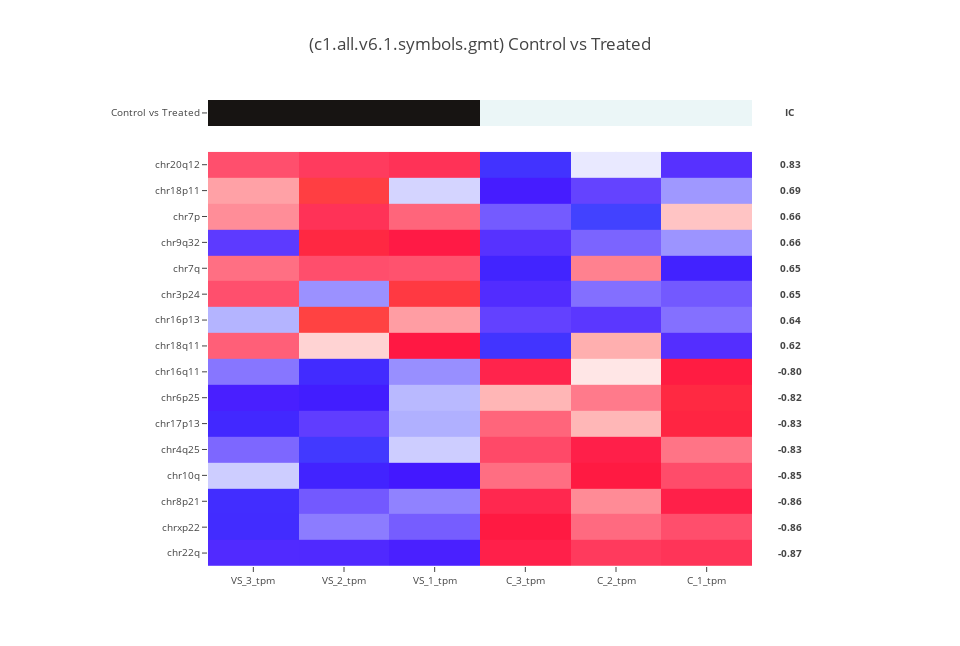
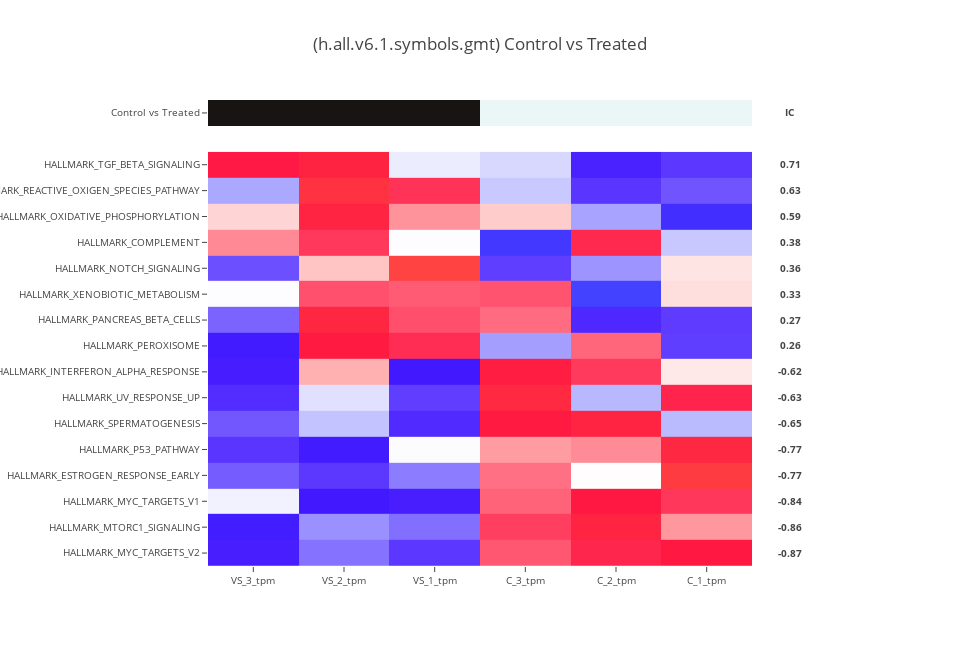
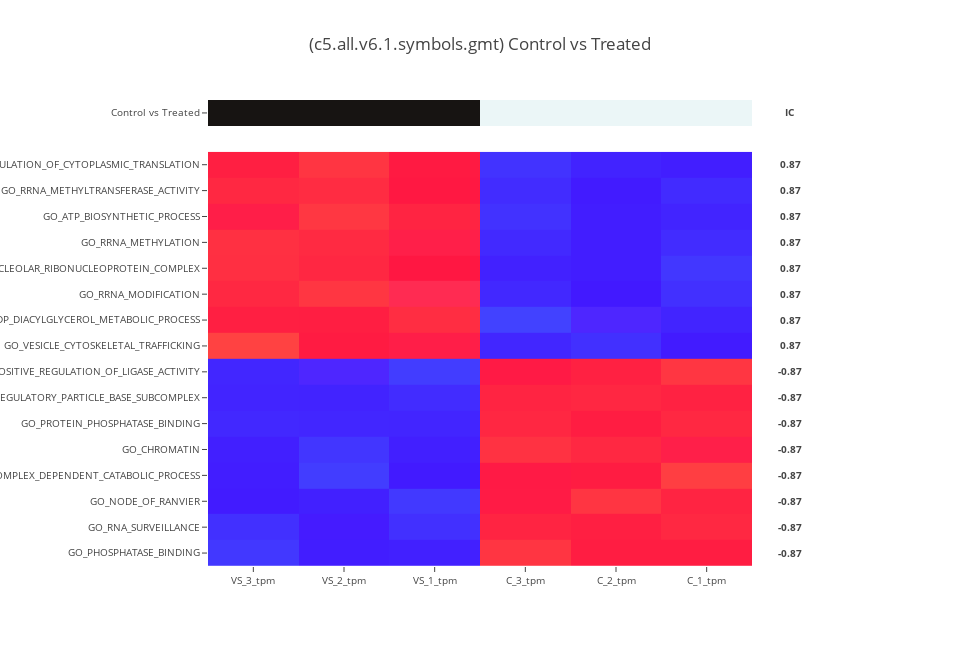
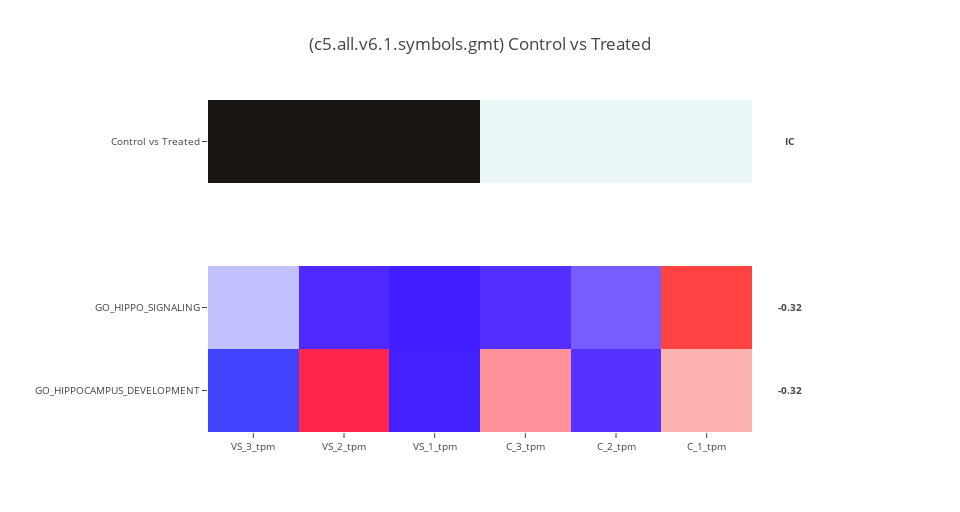

These figures' notebook cell, in order:
### Code cell
gene_set_directory_path = '../data/gene_set'

for gene_set_file_name in os.listdir(gene_set_directory_path):

    output_directory_path = '../output/gene_set/{}'.format(gene_set_file_name)

    gene_set_x_sample_file_path = '{}/gene_set_x_sample.tsv'.format(
        output_directory_path)

    gene_sets = ccal.read_gmts(('{}/{}'.format(gene_set_directory_path,
                                               gene_set_file_name), ))

    if os.path.isfile(gene_set_x_sample_file_path):

        gene_set_x_sample = pd.read_table(
            gene_set_x_sample_file_path, index_col=0)

    else:

        gene_set_x_sample = ccal.single_sample_gseas(
            gene_x_sample,
            gene_sets,
            normalization_method=GSEA_NORMALIZATION_METHOD,
            statistic=GSEA_STATISTIC,
            file_path=gene_set_x_sample_file_path)

    to_peek = set(GENE_SETS_TO_PEEK)

    for keyword in GENE_SET_KEYWORDS:

        to_peek.update(gene_sets.index[gene_sets.index.str.lower()
                                       .str.contains(keyword)])

    make_match_panels(target_x_sample, gene_set_x_sample, N_JOB, 8, to_peek,
                      '({}) '.format(gene_set_file_name),
                      output_directory_path)

# method='ic',
# normalization_method=None,
# statistic='auc',

#     gene_set_score_p_value_fdr = gsea(
#         gene_x_sample,
#         phenotypes,
#         gene_sets.iloc[:1, :],
#         method=method,
#         plot=True)

### Figure 1 — Plotly figure (JSON) as saved in the notebook; plotly's stock layout.template omitted (floating-point values rounded to 4 significant figures; data arrays with more than 128 entries replaced by an {"elided": "..."} marker saying what was removed)
{"data": [{"colorscale": [[0, "#ebf6f7"], [1, "#171412"]], "showscale": false, "text": [["VS_3_tpm", "VS_2_tpm", "VS_1_tpm", "C_3_tpm", "C_2_tpm", "C_1_tpm"]], "type": "heatmap", "x": ["VS_3_tpm", "VS_2_tpm", "VS_1_tpm", "C_3_tpm", "C_2_tpm", "C_1_tpm"], "y": ["Control vs Treated"], "yaxis": "y2", "z": [[1, 1, 1, 0, 0, 0]], "zmax": 1, "zmin": 0}, {"colorscale": {"elided": "256x2 mixed values"}, "showscale": false, "type": "heatmap", "x": ["VS_2_tpm", "VS_3_tpm", "VS_1_tpm", "C_2_tpm", "C_1_tpm", "C_3_tpm"], "y": ["chr22q", "chrxp22", "chr8p21", "chr10q", "chr4q25", "chr17p13", "chr6p25", "chr16q11", "chr18q11", "chr16p13", "chr3p24", "chr7q", "chr9q32", "chr7p", "chr18p11", "chr20q12"], "yaxis": "y", "z": [[-0.9778, -0.9635, -1.05, 0.904, 0.9564, 1.131], [-0.5365, -1.586, -0.6471, 0.683, 0.7829, 1.304], [-0.6626, -1.593, -0.517, 0.567, 1.138, 1.067], [-1.405, -0.2074, -1.128, 1.278, 0.7941, 0.6688], [-1.786, -0.6114, -0.2083, 1.15, 0.651, 0.8045], [-0.7861, -1.501, -0.3504, 0.4002, 1.532, 0.7055], [-1.273, -1.063, -0.3062, 0.6261, 1.614, 0.4019], [-1.568, -0.5595, -0.4716, 0.1691, 1.327, 1.102], [0.2584, 0.7227, 1.209, 0.4393, -0.9263, -1.703], [2.005, -0.328, 0.5018, -0.8482, -0.5774, -0.7533], [-0.4613, 0.7792, 1.873, -0.5808, -0.6634, -0.9465], [0.7841, 0.6642, 0.7712, 0.6033, -1.389, -1.434], [1.588, -0.8178, 1.195, -0.624, -0.4518, -0.8887], [0.9759, 0.5599, 0.704, -1.922, 0.3385, -0.6566], [1.951, 0.4864, -0.1693, -0.7422, -0.4366, -1.089], [0.8964, 0.7796, 0.972, -0.06835, -0.8949, -1.685]], "zmax": 2.005, "zmin": -1.922}], "layout": {"annotations": [{"font": {"size": 9.6}, "showarrow": false, "text": "<b>IC</b>", "width": 64, "x": 1.008, "xanchor": "left", "xref": "paper", "y": 0.9722, "yanchor": "middle", "yref": "paper"}, {"font": {"size": 9.6}, "showarrow": false, "text": "<b>0.83</b>", "width": 64, "x": 1.008, "xanchor": "left", "xref": "paper", "y": 0.8611, "yanchor": "middle", "yref": "paper"}, {"font": {"size": 9.6}, "showarrow": false, "text": "<b>0.69</b>", "width": 64, "x": 1.008, "xanchor": "left", "xref": "paper", "y": 0.8056, "yanchor": "middle", "yref": "paper"}, {"font": {"size": 9.6}, "showarrow": false, "text": "<b>0.66</b>", "width": 64, "x": 1.008, "xanchor": "left", "xref": "paper", "y": 0.75, "yanchor": "middle", "yref": "paper"}, {"font": {"size": 9.6}, "showarrow": false, "text": "<b>0.66</b>", "width": 64, "x": 1.008, "xanchor": "left", "xref": "paper", "y": 0.6944, "yanchor": "middle", "yref": "paper"}, {"font": {"size": 9.6}, "showarrow": false, "text": "<b>0.65</b>", "width": 64, "x": 1.008, "xanchor": "left", "xref": "paper", "y": 0.6389, "yanchor": "middle", "yref": "paper"}, {"font": {"size": 9.6}, "showarrow": false, "text": "<b>0.65</b>", "width": 64, "x": 1.008, "xanchor": "left", "xref": "paper", "y": 0.5833, "yanchor": "middle", "yref": "paper"}, {"font": {"size": 9.6}, "showarrow": false, "text": "<b>0.64</b>", "width": 64, "x": 1.008, "xanchor": "left", "xref": "paper", "y": 0.5278, "yanchor": "middle", "yref": "paper"}, {"font": {"size": 9.6}, "showarrow": false, "text": "<b>0.62</b>", "width": 64, "x": 1.008, "xanchor": "left", "xref": "paper", "y": 0.4722, "yanchor": "middle", "yref": "paper"}, {"font": {"size": 9.6}, "showarrow": false, "text": "<b>-0.80</b>", "width": 64, "x": 1.008, "xanchor": "left", "xref": "paper", "y": 0.4167, "yanchor": "middle", "yref": "paper"}, {"font": {"size": 9.6}, "showarrow": false, "text": "<b>-0.82</b>", "width": 64, "x": 1.008, "xanchor": "left", "xref": "paper", "y": 0.3611, "yanchor": "middle", "yref": "paper"}, {"font": {"size": 9.6}, "showarrow": false, "text": "<b>-0.83</b>", "width": 64, "x": 1.008, "xanchor": "left", "xref": "paper", "y": 0.3056, "yanchor": "middle", "yref": "paper"}, {"font": {"size": 9.6}, "showarrow": false, "text": "<b>-0.83</b>", "width": 64, "x": 1.008, "xanchor": "left", "xref": "paper", "y": 0.25, "yanchor": "middle", "yref": "paper"}, {"font": {"size": 9.6}, "showarrow": false, "text": "<b>-0.85</b>", "width": 64, "x": 1.008, "xanchor": "left", "xref": "paper", "y": 0.1944, "yanchor": "middle", "yref": "paper"}, {"font": {"size": 9.6}, "showarrow": false, "text": "<b>-0.86</b>", "width": 64, "x": 1.008, "xanchor": "left", "xref": "paper", "y": 0.1389, "yanchor": "middle", "yref": "paper"}, {"font": {"size": 9.6}, "showarrow": false, "text": "<b>-0.86</b>", "width": 64, "x": 1.008, "xanchor": "left", "xref": "paper", "y": 0.08333, "yanchor": "middle", "yref": "paper"}, {"font": {"size": 9.6}, "showarrow": false, "text": "<b>-0.87</b>", "width": 64, "x": 1.008, "xanchor": "left", "xref": "paper", "y": 0.02778, "yanchor": "middle", "yref": "paper"}], "height": 646.2, "margin": {"l": 208, "r": 208}, "title": "(c1.all.v6.1.symbols.gmt) Control vs Treated", "width": 960, "xaxis": {"anchor": "y", "tickfont": {"size": 9.6}}, "yaxis": {"domain": [0, 0.8889], "dtick": 1, "tickfont": {"size": 9.6}}, "yaxis2": {"domain": [0.9444, 1], "tickfont": {"size": 9.6}}}}

### Figure 2 — Plotly figure (JSON) as saved in the notebook; plotly's stock layout.template omitted (floating-point values rounded to 4 significant figures; data arrays with more than 128 entries replaced by an {"elided": "..."} marker saying what was removed)
{"data": [{"colorscale": [[0, "#ebf6f7"], [1, "#171412"]], "showscale": false, "text": [["VS_3_tpm", "VS_2_tpm", "VS_1_tpm", "C_3_tpm", "C_2_tpm", "C_1_tpm"]], "type": "heatmap", "x": ["VS_3_tpm", "VS_2_tpm", "VS_1_tpm", "C_3_tpm", "C_2_tpm", "C_1_tpm"], "y": ["Control vs Treated"], "yaxis": "y2", "z": [[1, 1, 1, 0, 0, 0]], "zmax": 1, "zmin": 0}, {"colorscale": {"elided": "256x2 mixed values"}, "showscale": false, "type": "heatmap", "x": ["VS_3_tpm", "VS_1_tpm", "VS_2_tpm", "C_3_tpm", "C_1_tpm", "C_2_tpm"], "y": ["HALLMARK_MYC_TARGETS_V2", "HALLMARK_MTORC1_SIGNALING", "HALLMARK_MYC_TARGETS_V1", "HALLMARK_ESTROGEN_RESPONSE_EARLY", "HALLMARK_P53_PATHWAY", "HALLMARK_SPERMATOGENESIS", "HALLMARK_UV_RESPONSE_UP", "HALLMARK_INTERFERON_ALPHA_RESPONSE", "HALLMARK_PEROXISOME", "HALLMARK_PANCREAS_BETA_CELLS", "HALLMARK_XENOBIOTIC_METABOLISM", "HALLMARK_NOTCH_SIGNALING", "HALLMARK_COMPLEMENT", "HALLMARK_OXIDATIVE_PHOSPHORYLATION", "HALLMARK_REACTIVE_OXIGEN_SPECIES_PATHWAY", "HALLMARK_TGF_BETA_SIGNALING"], "yaxis": "y", "z": [[-1.23, -0.9945, -0.7067, 0.6905, 1.202, 1.038], [-1.434, -0.7165, -0.5954, 0.8071, 0.4471, 1.492], [-0.1263, -1.235, -1.357, 0.6446, 0.8746, 1.199], [-0.7906, -0.6689, -0.9809, 0.5929, 1.9, -0.05272], [-1.014, -0.07191, -1.423, 0.4269, 1.586, 0.4948], [-0.8116, -1.125, -0.377, 1.261, -0.4201, 1.472], [-1.09, -0.9308, -0.2162, 1.609, 1.06, -0.4314], [-1.244, -1.351, 0.3541, 1.334, 0.06111, 0.847], [-1.393, 0.9663, 1.256, -0.5384, -0.9257, 0.6343], [-0.7651, 0.7195, 1.522, 0.6146, -0.9557, -1.135], [-0.06886, 0.6737, 0.7097, 0.7033, 0.1107, -2.129], [-0.8402, 2.009, 0.2499, -0.9247, 0.08507, -0.5786], [0.5001, -0.0683, 0.8616, -1.962, -0.3479, 1.016], [0.1646, 0.4646, 1.486, 0.2051, -1.798, -0.5222], [-0.5009, 0.9252, 1.754, -0.3462, -0.8184, -1.014], [1.164, -0.1585, 1.455, -0.2654, -0.9929, -1.202]], "zmax": 2.009, "zmin": -2.129}], "layout": {"annotations": [{"font": {"size": 9.6}, "showarrow": false, "text": "<b>IC</b>", "width": 64, "x": 1.008, "xanchor": "left", "xref": "paper", "y": 0.9722, "yanchor": "middle", "yref": "paper"}, {"font": {"size": 9.6}, "showarrow": false, "text": "<b>0.71</b>", "width": 64, "x": 1.008, "xanchor": "left", "xref": "paper", "y": 0.8611, "yanchor": "middle", "yref": "paper"}, {"font": {"size": 9.6}, "showarrow": false, "text": "<b>0.63</b>", "width": 64, "x": 1.008, "xanchor": "left", "xref": "paper", "y": 0.8056, "yanchor": "middle", "yref": "paper"}, {"font": {"size": 9.6}, "showarrow": false, "text": "<b>0.59</b>", "width": 64, "x": 1.008, "xanchor": "left", "xref": "paper", "y": 0.75, "yanchor": "middle", "yref": "paper"}, {"font": {"size": 9.6}, "showarrow": false, "text": "<b>0.38</b>", "width": 64, "x": 1.008, "xanchor": "left", "xref": "paper", "y": 0.6944, "yanchor": "middle", "yref": "paper"}, {"font": {"size": 9.6}, "showarrow": false, "text": "<b>0.36</b>", "width": 64, "x": 1.008, "xanchor": "left", "xref": "paper", "y": 0.6389, "yanchor": "middle", "yref": "paper"}, {"font": {"size": 9.6}, "showarrow": false, "text": "<b>0.33</b>", "width": 64, "x": 1.008, "xanchor": "left", "xref": "paper", "y": 0.5833, "yanchor": "middle", "yref": "paper"}, {"font": {"size": 9.6}, "showarrow": false, "text": "<b>0.27</b>", "width": 64, "x": 1.008, "xanchor": "left", "xref": "paper", "y": 0.5278, "yanchor": "middle", "yref": "paper"}, {"font": {"size": 9.6}, "showarrow": false, "text": "<b>0.26</b>", "width": 64, "x": 1.008, "xanchor": "left", "xref": "paper", "y": 0.4722, "yanchor": "middle", "yref": "paper"}, {"font": {"size": 9.6}, "showarrow": false, "text": "<b>-0.62</b>", "width": 64, "x": 1.008, "xanchor": "left", "xref": "paper", "y": 0.4167, "yanchor": "middle", "yref": "paper"}, {"font": {"size": 9.6}, "showarrow": false, "text": "<b>-0.63</b>", "width": 64, "x": 1.008, "xanchor": "left", "xref": "paper", "y": 0.3611, "yanchor": "middle", "yref": "paper"}, {"font": {"size": 9.6}, "showarrow": false, "text": "<b>-0.65</b>", "width": 64, "x": 1.008, "xanchor": "left", "xref": "paper", "y": 0.3056, "yanchor": "middle", "yref": "paper"}, {"font": {"size": 9.6}, "showarrow": false, "text": "<b>-0.77</b>", "width": 64, "x": 1.008, "xanchor": "left", "xref": "paper", "y": 0.25, "yanchor": "middle", "yref": "paper"}, {"font": {"size": 9.6}, "showarrow": false, "text": "<b>-0.77</b>", "width": 64, "x": 1.008, "xanchor": "left", "xref": "paper", "y": 0.1944, "yanchor": "middle", "yref": "paper"}, {"font": {"size": 9.6}, "showarrow": false, "text": "<b>-0.84</b>", "width": 64, "x": 1.008, "xanchor": "left", "xref": "paper", "y": 0.1389, "yanchor": "middle", "yref": "paper"}, {"font": {"size": 9.6}, "showarrow": false, "text": "<b>-0.86</b>", "width": 64, "x": 1.008, "xanchor": "left", "xref": "paper", "y": 0.08333, "yanchor": "middle", "yref": "paper"}, {"font": {"size": 9.6}, "showarrow": false, "text": "<b>-0.87</b>", "width": 64, "x": 1.008, "xanchor": "left", "xref": "paper", "y": 0.02778, "yanchor": "middle", "yref": "paper"}], "height": 646.2, "margin": {"l": 208, "r": 208}, "title": "(h.all.v6.1.symbols.gmt) Control vs Treated", "width": 960, "xaxis": {"anchor": "y", "tickfont": {"size": 9.6}}, "yaxis": {"domain": [0, 0.8889], "dtick": 1, "tickfont": {"size": 9.6}}, "yaxis2": {"domain": [0.9444, 1], "tickfont": {"size": 9.6}}}}

### Figure 3 — Plotly figure (JSON) as saved in the notebook; plotly's stock layout.template omitted (floating-point values rounded to 4 significant figures; data arrays with more than 128 entries replaced by an {"elided": "..."} marker saying what was removed)
{"data": [{"colorscale": [[0, "#ebf6f7"], [1, "#171412"]], "showscale": false, "text": [["VS_3_tpm", "VS_2_tpm", "VS_1_tpm", "C_3_tpm", "C_2_tpm", "C_1_tpm"]], "type": "heatmap", "x": ["VS_3_tpm", "VS_2_tpm", "VS_1_tpm", "C_3_tpm", "C_2_tpm", "C_1_tpm"], "y": ["Control vs Treated"], "yaxis": "y2", "z": [[1, 1, 1, 0, 0, 0]], "zmax": 1, "zmin": 0}, {"colorscale": {"elided": "256x2 mixed values"}, "showscale": false, "type": "heatmap", "x": ["VS_1_tpm", "VS_3_tpm", "VS_2_tpm", "C_3_tpm", "C_1_tpm", "C_2_tpm"], "y": ["GO_PHOSPHATASE_BINDING", "GO_RNA_SURVEILLANCE", "GO_NODE_OF_RANVIER", "GO_ANAPHASE_PROMOTING_COMPLEX_DEPENDENT_CATABOLIC_PROCESS", "GO_CHROMATIN", "GO_PROTEIN_PHOSPHATASE_BINDING", "GO_PROTEASOME_REGULATORY_PARTICLE_BASE_SUBCOMPLEX", "GO_POSITIVE_REGULATION_OF_LIGASE_ACTIVITY", "GO_VESICLE_CYTOSKELETAL_TRAFFICKING", "GO_CDP_DIACYLGLYCEROL_METABOLIC_PROCESS", "GO_RRNA_MODIFICATION", "GO_SMALL_NUCLEOLAR_RIBONUCLEOPROTEIN_COMPLEX", "GO_RRNA_METHYLATION", "GO_ATP_BIOSYNTHETIC_PROCESS", "GO_RRNA_METHYLTRANSFERASE_ACTIVITY", "GO_REGULATION_OF_CYTOPLASMIC_TRANSLATION"], "yaxis": "y", "z": [[-0.9042, -1.198, -0.8646, 1.195, 0.8882, 0.8843], [-1.109, -1.115, -0.7509, 0.9882, 1.062, 0.9253], [-1.209, -0.8367, -0.9131, 0.7765, 0.9868, 1.195], [-0.8221, -0.8674, -1.247, 0.7799, 1.281, 0.876], [-0.8835, -0.9026, -1.178, 1.162, 0.7518, 1.049], [-0.9764, -1.026, -0.9934, 1.042, 1.059, 0.8951], [-1.077, -0.9717, -0.9483, 0.9864, 0.9703, 1.04], [-1.251, -0.9996, -0.6858, 0.7823, 1.205, 0.9495], [0.7578, 1.326, 0.8598, -0.9928, -0.8382, -1.113], [1.111, 0.9258, 0.9088, -1.299, -0.965, -0.6811], [0.6814, 1.063, 1.206, -1.032, -1.109, -0.8101], [0.8041, 1.129, 1.038, -0.9184, -1.183, -0.8704], [0.7488, 1.141, 1.081, -1.037, -1.078, -0.8555], [0.9873, 0.761, 1.216, -1.135, -0.9645, -0.8656], [0.8233, 1.055, 1.101, -1.074, -1.065, -0.8408], [0.8502, 0.9266, 1.197, -1.143, -0.8821, -0.9488]], "zmax": 1.326, "zmin": -1.299}], "layout": {"annotations": [{"font": {"size": 9.6}, "showarrow": false, "text": "<b>IC</b>", "width": 64, "x": 1.008, "xanchor": "left", "xref": "paper", "y": 0.9722, "yanchor": "middle", "yref": "paper"}, {"font": {"size": 9.6}, "showarrow": false, "text": "<b>0.87</b>", "width": 64, "x": 1.008, "xanchor": "left", "xref": "paper", "y": 0.8611, "yanchor": "middle", "yref": "paper"}, {"font": {"size": 9.6}, "showarrow": false, "text": "<b>0.87</b>", "width": 64, "x": 1.008, "xanchor": "left", "xref": "paper", "y": 0.8056, "yanchor": "middle", "yref": "paper"}, {"font": {"size": 9.6}, "showarrow": false, "text": "<b>0.87</b>", "width": 64, "x": 1.008, "xanchor": "left", "xref": "paper", "y": 0.75, "yanchor": "middle", "yref": "paper"}, {"font": {"size": 9.6}, "showarrow": false, "text": "<b>0.87</b>", "width": 64, "x": 1.008, "xanchor": "left", "xref": "paper", "y": 0.6944, "yanchor": "middle", "yref": "paper"}, {"font": {"size": 9.6}, "showarrow": false, "text": "<b>0.87</b>", "width": 64, "x": 1.008, "xanchor": "left", "xref": "paper", "y": 0.6389, "yanchor": "middle", "yref": "paper"}, {"font": {"size": 9.6}, "showarrow": false, "text": "<b>0.87</b>", "width": 64, "x": 1.008, "xanchor": "left", "xref": "paper", "y": 0.5833, "yanchor": "middle", "yref": "paper"}, {"font": {"size": 9.6}, "showarrow": false, "text": "<b>0.87</b>", "width": 64, "x": 1.008, "xanchor": "left", "xref": "paper", "y": 0.5278, "yanchor": "middle", "yref": "paper"}, {"font": {"size": 9.6}, "showarrow": false, "text": "<b>0.87</b>", "width": 64, "x": 1.008, "xanchor": "left", "xref": "paper", "y": 0.4722, "yanchor": "middle", "yref": "paper"}, {"font": {"size": 9.6}, "showarrow": false, "text": "<b>-0.87</b>", "width": 64, "x": 1.008, "xanchor": "left", "xref": "paper", "y": 0.4167, "yanchor": "middle", "yref": "paper"}, {"font": {"size": 9.6}, "showarrow": false, "text": "<b>-0.87</b>", "width": 64, "x": 1.008, "xanchor": "left", "xref": "paper", "y": 0.3611, "yanchor": "middle", "yref": "paper"}, {"font": {"size": 9.6}, "showarrow": false, "text": "<b>-0.87</b>", "width": 64, "x": 1.008, "xanchor": "left", "xref": "paper", "y": 0.3056, "yanchor": "middle", "yref": "paper"}, {"font": {"size": 9.6}, "showarrow": false, "text": "<b>-0.87</b>", "width": 64, "x": 1.008, "xanchor": "left", "xref": "paper", "y": 0.25, "yanchor": "middle", "yref": "paper"}, {"font": {"size": 9.6}, "showarrow": false, "text": "<b>-0.87</b>", "width": 64, "x": 1.008, "xanchor": "left", "xref": "paper", "y": 0.1944, "yanchor": "middle", "yref": "paper"}, {"font": {"size": 9.6}, "showarrow": false, "text": "<b>-0.87</b>", "width": 64, "x": 1.008, "xanchor": "left", "xref": "paper", "y": 0.1389, "yanchor": "middle", "yref": "paper"}, {"font": {"size": 9.6}, "showarrow": false, "text": "<b>-0.87</b>", "width": 64, "x": 1.008, "xanchor": "left", "xref": "paper", "y": 0.08333, "yanchor": "middle", "yref": "paper"}, {"font": {"size": 9.6}, "showarrow": false, "text": "<b>-0.87</b>", "width": 64, "x": 1.008, "xanchor": "left", "xref": "paper", "y": 0.02778, "yanchor": "middle", "yref": "paper"}], "height": 646.2, "margin": {"l": 208, "r": 208}, "title": "(c5.all.v6.1.symbols.gmt) Control vs Treated", "width": 960, "xaxis": {"anchor": "y", "tickfont": {"size": 9.6}}, "yaxis": {"domain": [0, 0.8889], "dtick": 1, "tickfont": {"size": 9.6}}, "yaxis2": {"domain": [0.9444, 1], "tickfont": {"size": 9.6}}}}

### Figure 4 — Plotly figure (JSON) as saved in the notebook; plotly's stock layout.template omitted (floating-point values rounded to 4 significant figures; data arrays with more than 128 entries replaced by an {"elided": "..."} marker saying what was removed)
{"data": [{"colorscale": [[0, "#ebf6f7"], [1, "#171412"]], "showscale": false, "text": [["VS_3_tpm", "VS_2_tpm", "VS_1_tpm", "C_3_tpm", "C_2_tpm", "C_1_tpm"]], "type": "heatmap", "x": ["VS_3_tpm", "VS_2_tpm", "VS_1_tpm", "C_3_tpm", "C_2_tpm", "C_1_tpm"], "y": ["Control vs Treated"], "yaxis": "y2", "z": [[1, 1, 1, 0, 0, 0]], "zmax": 1, "zmin": 0}, {"colorscale": {"elided": "256x2 mixed values"}, "showscale": false, "type": "heatmap", "x": ["VS_2_tpm", "VS_1_tpm", "VS_3_tpm", "C_1_tpm", "C_3_tpm", "C_2_tpm"], "y": ["GO_HIPPOCAMPUS_DEVELOPMENT", "GO_HIPPO_SIGNALING"], "yaxis": "y", "z": [[1.312, -0.9022, -1.436, 0.702, 0.816, -0.4919], [-0.5857, -0.8297, 0.07397, 2.146, -0.5298, -0.2752]], "zmax": 2.146, "zmin": -1.436}], "layout": {"annotations": [{"font": {"size": 9.6}, "showarrow": false, "text": "<b>IC</b>", "width": 64, "x": 1.008, "xanchor": "left", "xref": "paper", "y": 0.875, "yanchor": "middle", "yref": "paper"}, {"font": {"size": 9.6}, "showarrow": false, "text": "<b>-0.32</b>", "width": 64, "x": 1.008, "xanchor": "left", "xref": "paper", "y": 0.375, "yanchor": "middle", "yref": "paper"}, {"font": {"size": 9.6}, "showarrow": false, "text": "<b>-0.32</b>", "width": 64, "x": 1.008, "xanchor": "left", "xref": "paper", "y": 0.125, "yanchor": "middle", "yref": "paper"}], "height": 512, "margin": {"l": 208, "r": 208}, "title": "(c5.all.v6.1.symbols.gmt) Control vs Treated", "width": 960, "xaxis": {"anchor": "y", "tickfont": {"size": 9.6}}, "yaxis": {"domain": [0, 0.5], "dtick": 1, "tickfont": {"size": 9.6}}, "yaxis2": {"domain": [0.75, 1], "tickfont": {"size": 9.6}}}}
